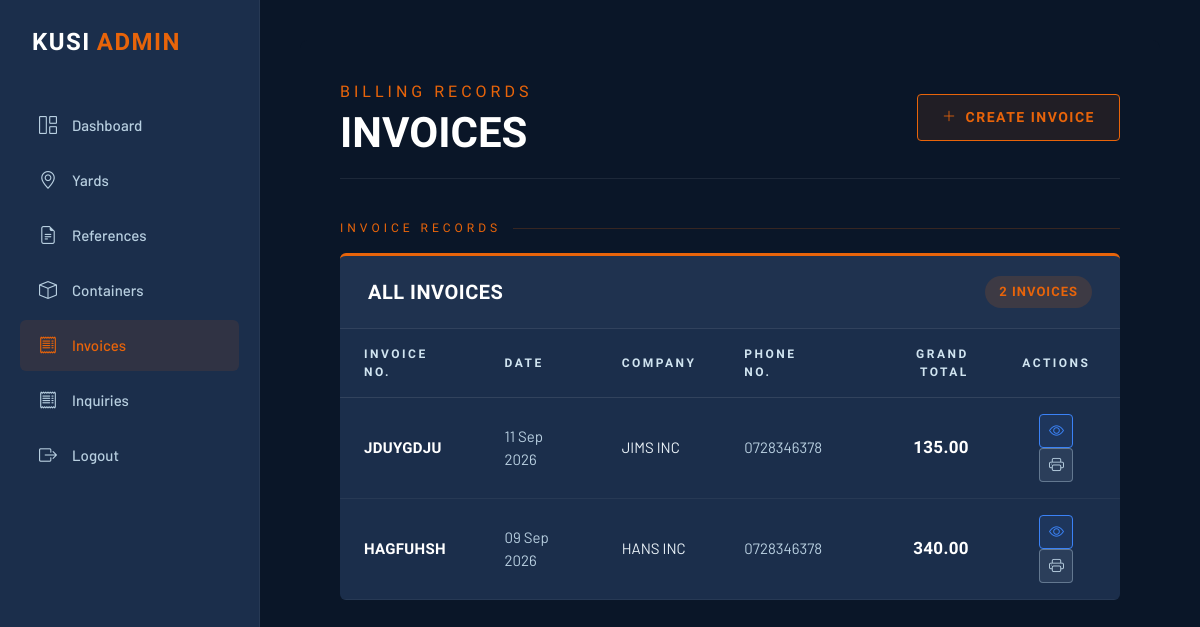
The page /invoices/ (signed in) on the database as committed earlier.
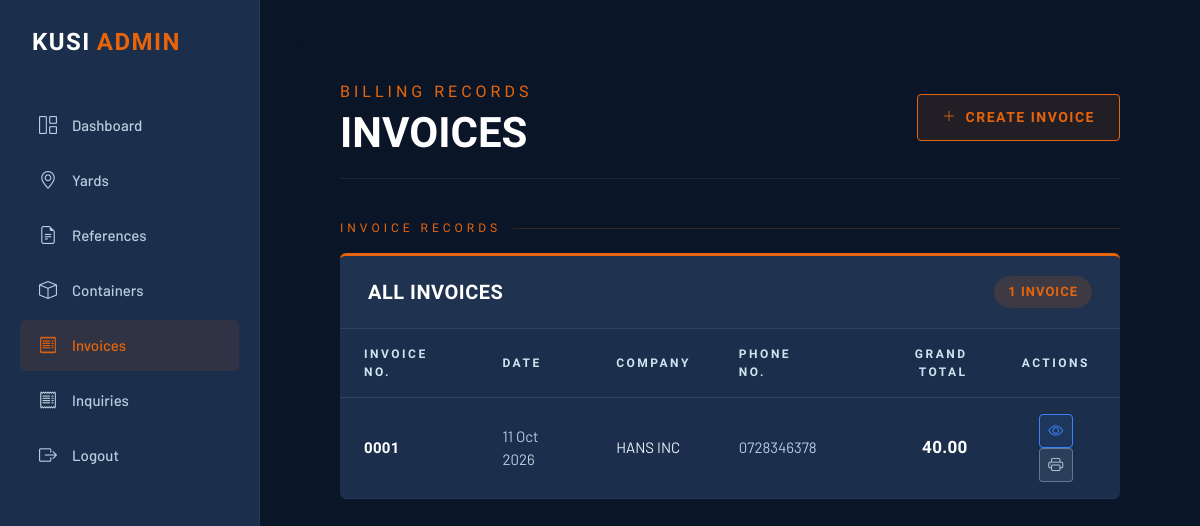
The same page on the database as committed later.
### yard/models.py (models this page shows, shortened)
class Invoice(models.Model):
    invoice_no = models.CharField(
        max_length=120,
        unique=True,
        blank=True,
        null=True
    )
    date = models.DateField(default=timezone.localdate)
    company_name = models.CharField(
        max_length=200
    )
    address = models.CharField(
        max_length=250,
        blank=True,
        null=True
    )
    phone_no = models.CharField(
        max_length=50,
        blank=True,
        null=True
    )
    email_address = models.EmailField(
        blank=True,
        null=True
    )
    attention = models.CharField(
        max_length=150,
        blank=True,
        null=True
    )
    amount_in_words = models.CharField(
        max_length=500,
        blank=True,
        null=True
    )
    grand_total = models.DecimalField(
        max_digits=15,
        decimal_places=2,
        default=Decimal('0.00')
    )
    account_name = models.CharField(
        max_length=150,
        blank=True,
        null=True,
        default='Valentine Production'
    )
    seller_company_name = models.CharField(
        max_length=150,
        blank=True,
        null=True,
        default='Valentine Production'
    )
    seller_address = models.CharField(
        max_length=250,
        blank=True,
        null=True,
        default='Mombasa, Kenya'
    )
    seller_phone_no = models.CharField(
        max_length=50,
        blank=True,
        null=True,
        default='+254 725 762 902'
    )
    seller_email_address = models.EmailField(
        blank=True,
        null=True,
        default='amvalentineshiko@gmail.com'
    )
    usd_account_no = models.CharField(
        max_length=50,
        blank=True,
        null=True,
        default='1353543749'
    )
    kes_account_no = models.CharField(
        max_length=50,
        blank=True,
        null=True,
        default='1353543706'
    )
    kes_paybill_no = models.CharField(
        max_length=50,
        blank=True,
        null=True,
        default='522522'
    )
    bill_of_sale = models.CharField(
        max_length=250,
        blank=True,
        null=True,
        default='This invoice shall constitute a Bill of Sale for the equipment described above between the buyer and Valentine Production as Seller. When Buyer has possession of the equipment, after completion of sale and equipment released from depot, Buyer shall remove at its own expense all logos, head marks, and any other identification of previous ownership, except for that appearing on the CSC Safety Approval plate, which according to CSC regulations should remain on the container and be restamped with the Buyers identification number in the area directly to the right of the container identification number. Seller hereby transfers all rights, title and interest in and to the equipment, free of any liens and encumbrances, as of this invoice subject to receipt of full payment of all charges levied by Seller. Such charges may include the sale price, bank charges, interest and administrative fees as applicable. Buyer is responsible for taxes, duty or other liabilities associated with the transfer of title or accruing to the equipment thereafter.'
    )
    delivery = models.CharField(
        max_length=250,
        blank=True,
        null=True,
        default='All containers subject to this invoice are sold sold as is, where is, for use in international trade.'
    )
    authorised_signature = models.CharField(
        max_length=150,
        blank=True,
        null=True
    )
    buyer_acknowledgement_and_signature = models.CharField(
        max_length=150,
        blank=True,
        null=True
    )
    created_at = models.DateTimeField(
        auto_now_add=True
    )
    updated_at = models.DateTimeField(
        auto_now=True
    )
    CURRENCY_CHOICES = [
    ('KES', 'KES'),
    ('USD', 'USD'),
]
    currency = models.CharField(
        max_length=3,
        choices=CURRENCY_CHOICES,
        default='KES'
    )

### yard/views.py (the view)
# urls.py: path( 'invoices/', views.invoice_list, name='invoice_list' ),
@login_required
def invoice_list(request):
    invoices = Invoice.objects.all().order_by('-date', '-id')
    context = {
        'invoices': invoices
    }
    return render(
        request,
        'invoices/invoice_list.html',
        context
    )

### yard/context_processors.py (called while the page is built)
def unread_inquiries(request):
    if not request.user.is_authenticated:
        return {}
    return {
        'unread_inquiry_count': Inquiry.objects.filter(
            status=Inquiry.Status.NEW
        ).count()
    }

### templates/invoices/invoice_list.html (shortened to what this page needs)
{% extends 'base.html' %}
{% block content %}
<div class="kusi-wrapper">
    <div class="kusi-dashboard">
        <div class="page-header">
            <div>
                <div class="page-tag">Billing Records</div>
                <h1 class="page-title">Invoices</h1>
            </div>
            <a
                href="{% url 'create_invoice' %}"
                class="btn-kusi btn-kusi-primary"
            >
                <i class="bi bi-plus-lg"></i>
                Create Invoice
            </a>
        </div>
        <div class="section-label">Invoice Records</div>
        <div class="kusi-card">
            <div class="kusi-card-header">
                <h5 class="kusi-card-title">
                    All Invoices
                </h5>
                <span class="kusi-badge">
                    {{ invoices|length }} Invoice{{ invoices|length|pluralize }}
                </span>
            </div>
            <div>
                {% if invoices %}
                    <div class="table-responsive">
                        <table>
                            <thead>
                                <tr>
                                    <th>Invoice No.</th>
                                    <th>Date</th>
                                    <th>Company</th>
                                    <th>Phone No.</th>
                                    <th class="text-end">Grand Total</th>
                                    <th class="text-center">Actions</th>
                                </tr>
                            </thead>
                            <tbody>
                                {% for invoice in invoices %}
                                <tr>
                                    <td>
                                        <strong>{{ invoice.invoice_no }}</strong>
                                    </td>
                                    <td style="color:var(--gray)">
                                        {{ invoice.date|date:"d M Y" }}
                                    </td>
                                    <td>
                                        {{ invoice.company_name }}
                                    </td>
                                    <td style="color:var(--gray)">
                                        {{ invoice.phone_no|default:"-" }}
                                    </td>
                                    <td class="text-end grand-total-cell">
                                        <strong>{{ invoice.grand_total|floatformat:2 }}</strong>
                                    </td>
                                    <td class="text-center">
                                        <a
                                            href="{% url 'invoice_detail' invoice.pk %}"
                                            class="icon-btn view"
                                            title="View Invoice"
                                        >
                                            <i class="bi bi-eye"></i>
                                        </a>
                                        <a
                                            href="{% url 'invoice_detail' invoice.pk %}"
                                            class="icon-btn print"
                                            title="Print Invoice"
                                        >
                                            <i class="bi bi-printer"></i>
                                        </a>
                                    </td>
                                </tr>
                                {% endfor %}
                            </tbody>
                        </table>
                    </div>
                {% endif %}
            </div>
        </div>
    </div>
</div>
{% endblock %}

### templates/base.html (shortened to what this page needs)
{% load static %}
<!DOCTYPE html>
<html lang="en">
<head>
    <link href="https://cdn.jsdelivr.net/npm/bootstrap@5.3.3/dist/css/bootstrap.min.css" rel="stylesheet">
    <link rel="stylesheet" href="https://cdn.jsdelivr.net/npm/bootstrap-icons@1.11.3/font/bootstrap-icons.css">
    <link rel="stylesheet" href="{% static 'css/admin.css' %}">
</head>
<body>
    <nav class="sidebar" id="sidebar">
        <div class="sidebar-brand">
            KUSI <span>ADMIN</span>
        </div>
        <ul class="nav flex-column gap-1">
            <li class="nav-item">
              <a href="{% url 'dashboard' %}"
              class="nav-link
               " >
              <i class="bi bi-grid-1x2"></i>
              Dashboard
              </a>
            </li>
            <li class="nav-item">
                <a href="{% url 'yard_list' %}"
                    class="nav-link
                    "
                >
                    <i class="bi bi-geo-alt"></i>
                    Yards
                </a>
            </li>
            <li class="nav-item">
                <a href="{% url 'reference_list' %}"
                    class="nav-link
                    "
                >
                    <i class="bi bi-file-earmark-text"></i>
                    References
                </a>
            </li>
            <li class="nav-item">
                <a href="{% url 'container_list' %}"
                    class="nav-link
                    "
                >
                    <i class="bi bi-box"></i>
                    Containers
                </a>
            </li>
            <li class="nav-item">
                <a href="{% url 'invoice_list' %}"
                    class="nav-link {% if request.resolver_match.url_name == 'invoice_list' or request.resolver_match.url_name == 'invoice_detail' or request.resolver_match.url_name == 'create_invoice' %}active{% endif %}"
                >
                    <i class="bi bi-receipt"></i>
                    Invoices
                </a>
            </li>
            <li class="nav-item">
                <a href="{% url 'inquiry_list' %}"
                    class="nav-link {% if request.resolver_match.url_name == 'inquiry_list' or request.resolver_match.url_name == 'inquiry_detail' or request.resolver_match.url_name == 'delete_inquiry' %}active{% endif %}"
                >
                    <i class="bi bi-receipt"></i>
                    Inquiries
                </a>
            </li>
            <li class="nav-item">
                <a href="{% url 'logout' %}"
                    class="nav-link"
                >
                    <i class="bi bi-box-arrow-right"></i>
                    Logout
                </a>
            </li>
        </ul>
    </nav>
    <main class="main-content">
        {% block content %}
        {% endblock %}
    </main>
</body>
</html>

Rows that differ between the two databases and show on the page:
removed Invoice: invoice_no "JDUYGDJU", date "11 Sep 2026", company_name "JIMS INC", phone_no "0728346378", grand_total "135.00"
removed Invoice: invoice_no "HAGFUHSH", date "09 Sep 2026", company_name "HANS INC", phone_no "0728346378", grand_total "340.00"
added Invoice: invoice_no "0001", date "11 Oct 2026", company_name "HANS INC", phone_no "0728346378", grand_total "40.00"
Other text that changed with them:
{{ invoices|length }}: "2" → "1"
